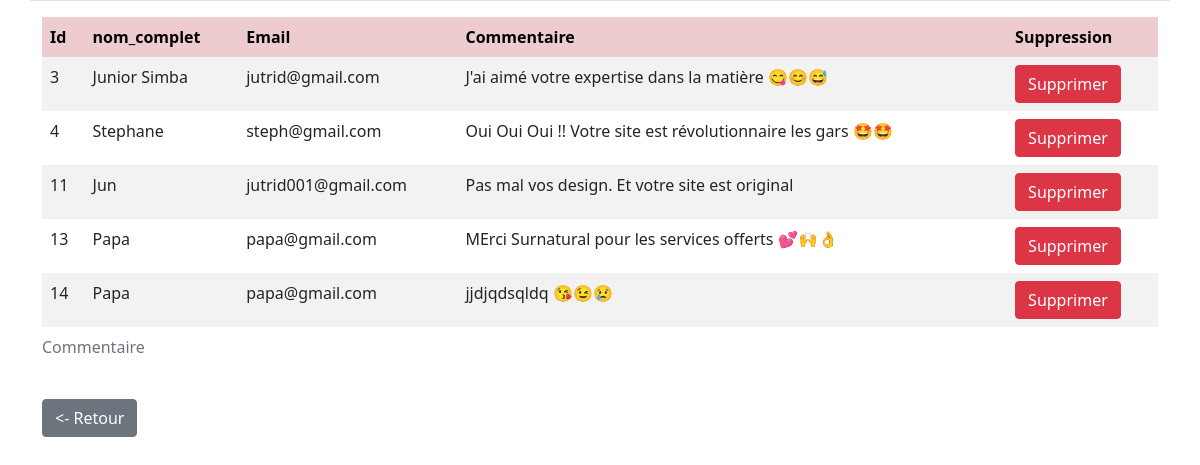
The app's page /private_page/dashboard/gestion_commentaire with its own data.
### surnatural_app/models.py (models this page shows, shortened)
class Commentaires(models.Model):
    nom_complet = models.CharField(max_length=50)
    email = models.EmailField()
    commentaire = models.TextField(max_length=400)
    date = models.DateTimeField(auto_now=True, null=True)
    class Meta():
        db_table = 'Commentaires'

### surnatural_app/views.py (the view)
# urls.py: path('private_page/dashboard/gestion_commentaire', gst_comm, name='gst_commentaire'),
def gst_comm(request):
    comm = Commentaires.objects.all()
    return render(request, 'application/gst_comm.html', context={'comm':comm})

### templates/application/gst_comm.html (shortened to what this page needs)
<!DOCTYPE html>
<html lang="fr">
    {% load static %}
<head>
    <link rel="stylesheet" href="{% static 'css/bootstrap.css' %}">
    <link rel="stylesheet" href="{% static 'css/style.css' %}">
</head>
<body>
    <div class="container">
        <div class="row">
            <div
                class="table-responsive-sm my-3"
            >
                <table
                    class="table table-striped table-hover table-borderless table-danger align-middle"
                >
                    <thead class="table-light">
                        <caption>
                            Commentaire
                        </caption>
                        <tr>
                            <th>Id</th>
                            <th>nom_complet</th>
                            <th>Email</th>
                            <th>Commentaire</th>
                            <th>Suppression</th>
                        </tr>
                    </thead>
                    <tbody class="table-group-divider">
                        {% for commentaire in comm %}
                            <tr
                                class="table"
                            >
                                <td scope="row">{{commentaire.id}}</td>
                                <td>{{commentaire.nom_complet}}</td>
                                <td>{{commentaire.email}}</td>
                                <td>{{commentaire.commentaire}}</td>
                                <td><a href="/private_page/dashboard/gestion_commentaire/delete{{commentaire.id}}" onclick="confirm()" class='btn btn-danger'>Supprimer</a></td>
                            </tr>
                        {% endfor %}
                    </tbody>
                </table>
            </div>
        </div>
        <a href="{% url "dashboard" %}" class="btn btn-secondary"><- Retour</a>
    </div>
</body>
</html>

### static/css/style.css (style rules this page uses)
:root { --main_color:rgb(126, 19, 69); }
html { scroll-behavior: smooth; }

### records on screen
Commentaires: id "3", nom_complet "Junior Simba", email "jutrid@gmail.com", commentaire "J'ai aimé votre expertise dans la matière 😋😊😅"
Commentaires: id "4", nom_complet "Stephane", email "steph@gmail.com", commentaire "Oui Oui Oui !! Votre site est révolutionnaire les gars 🤩🤩"
Commentaires: id "11", nom_complet "Jun", email "jutrid001@gmail.com", commentaire "Pas mal vos design. Et votre site est original"
Commentaires: id "13", nom_complet "Papa", email "papa@gmail.com", commentaire "MErci Surnatural pour les services offerts 💕🙌👌"
Commentaires: id "14", nom_complet "Papa", email "papa@gmail.com", commentaire "jjdjqdsqldq 😘😉😢"
